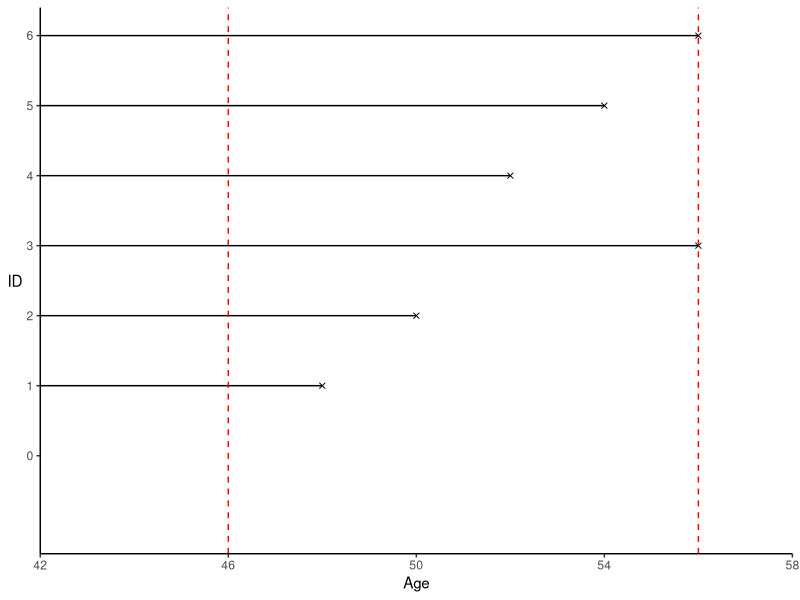
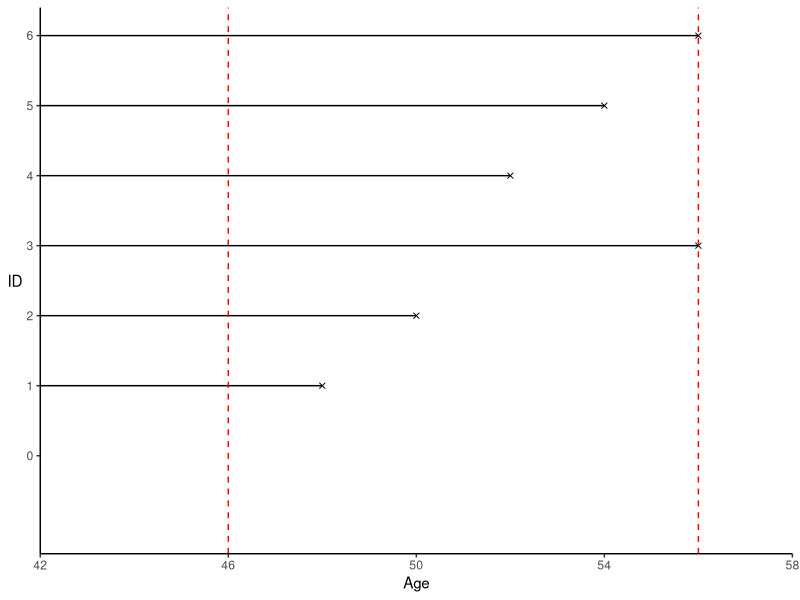

Write the R code that produced these figures, in order.
packages <- c("data.table","tidyverse","skimr","here")

for (package in packages) {
  if (!require(package, character.only=T, quietly=T)) {
    install.packages(package, repos='http://lib.stat.cmu.edu/R/CRAN')
  }
}

for (package in packages) {
  library(package, character.only=T)
}

thm <- theme_classic() +
  theme(
    legend.position = "top",
    legend.background = element_rect(fill = "transparent", colour = NA),
    legend.key = element_rect(fill = "transparent", colour = NA)
  )
theme_set(thm)

here()

ID <- seq(1:6)
start_time <- rep(42,6)
stop_time <- c(48,50,56,52,54,56)
outcome <- c(1,1,1,1,1,1)

d <- tibble(ID,start_time,stop_time,outcome)

d %>% ggplot(.) +
  geom_linerange(aes(y=ID,xmin=start_time,xmax=stop_time)) +
  geom_point(aes(y=ID,x=stop_time),shape=4) +
  geom_vline(xintercept = c(46,56),color="red",linetype=2) +
  scale_y_continuous(expand=c(0.05,0.05),
                     limits=c(-1,6),
                     breaks=c(0:7)) +
  scale_x_continuous(expand=c(0,0),
                     limits=c(42,58)) +
  theme(axis.title.y = element_text(angle=0,vjust=.5)) +
  xlab("Age")

ggsave("./figures/2021_12_08-hw-fig.pdf",width=6,height=6,units="cm")